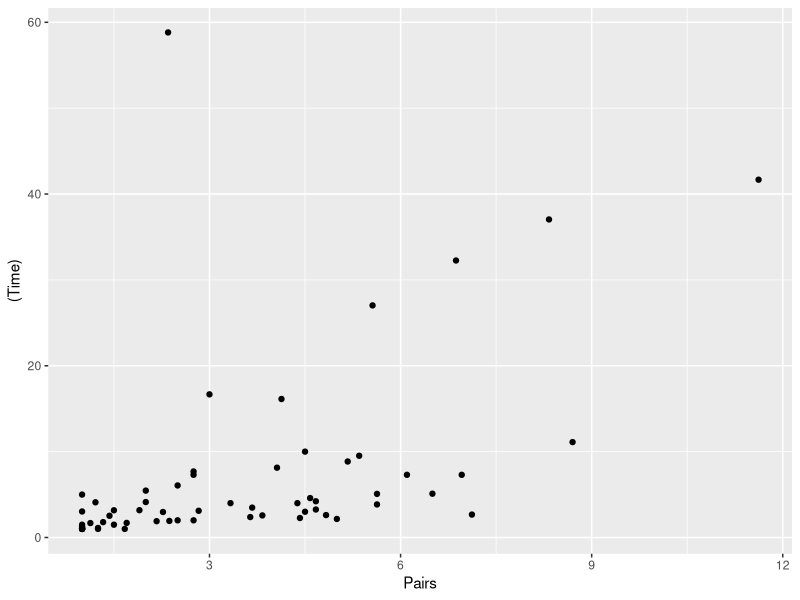
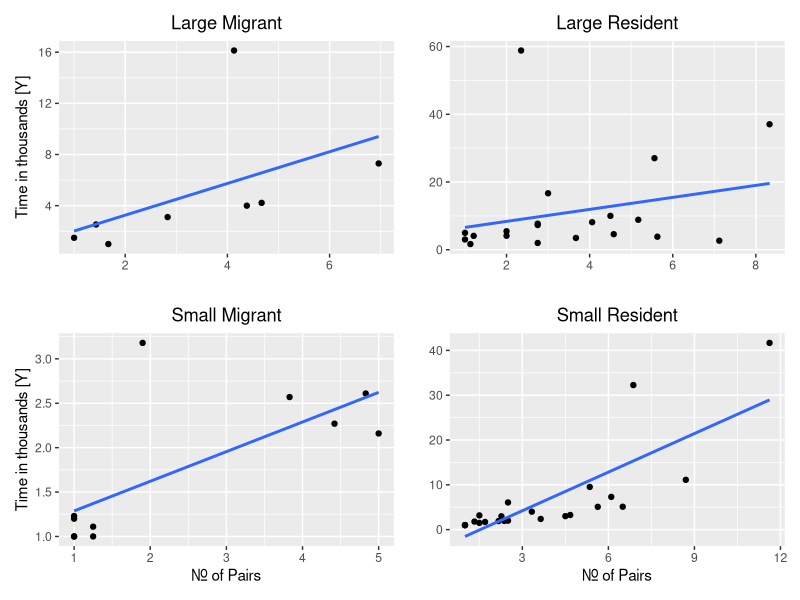
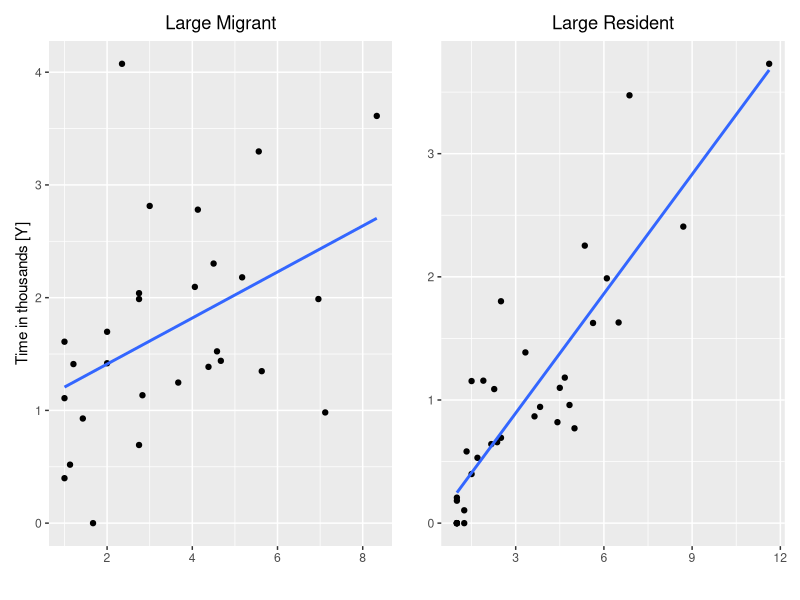
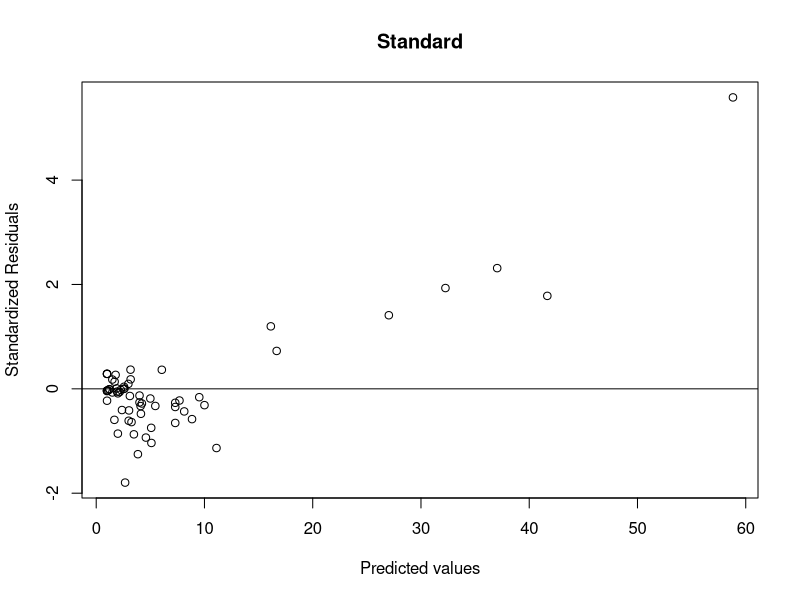
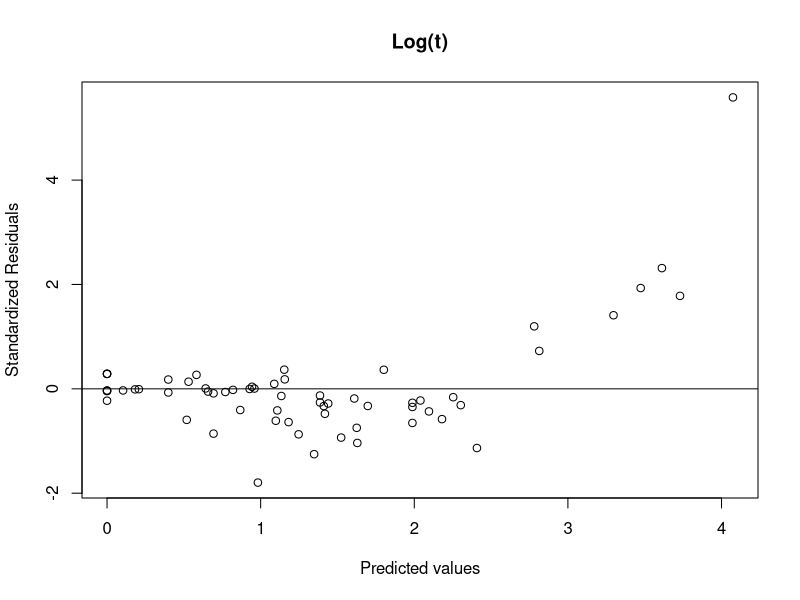
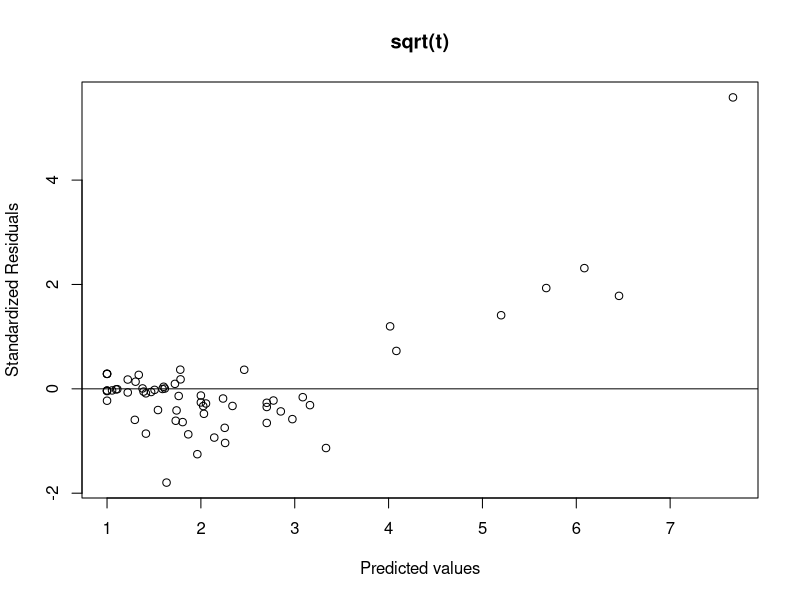
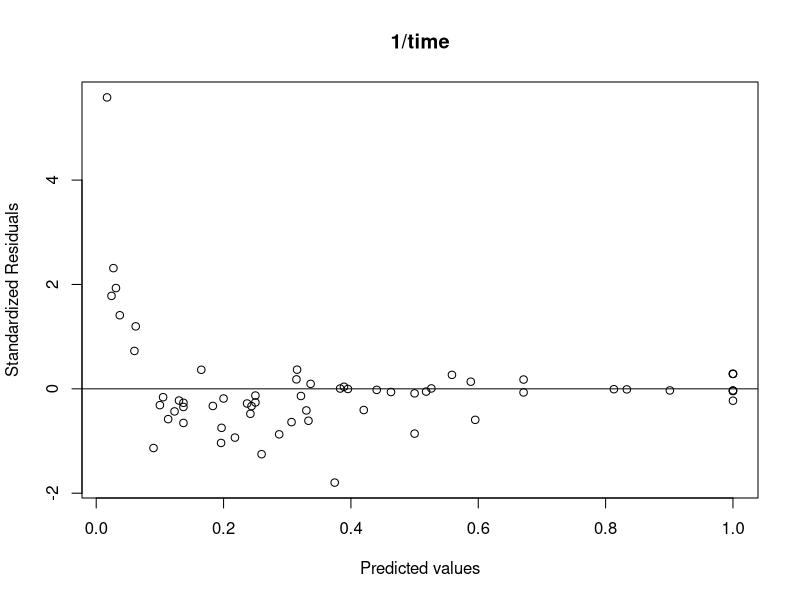
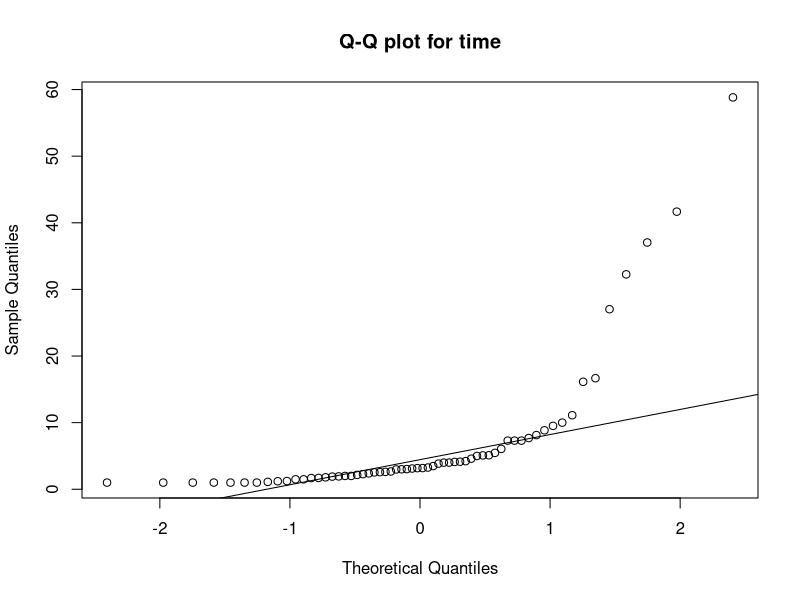

Write R code to recreate these figures, in order.
## ---- chunk 1
knitr::opts_chunk$set(warning = FALSE, message = FALSE) 
## ---- chunk 2
library(tidyverse)
data <- read.csv('Factors Affecting Extinction.csv')
data
## ---- chunk 3



lm_full <- lm(formula = Time ~ Pairs + Size + Status + Pairs*Size + Pairs * Status + Size*Status + Pairs*Size*Status, data)
lm_full.log <- lm(formula = log(Time) ~ Pairs + Size + Status + Pairs*Size + Pairs * Status + Size*Status + Pairs*Size*Status, data)
lm_full.sqrt <- lm(formula = sqrt(Time) ~ Pairs + Size + Status + Pairs*Size + Pairs * Status + Size*Status + Pairs*Size*Status, data)
lm_full.inverse <- lm(formula = 1/Time ~ Pairs + Size + Status + Pairs*Size + Pairs * Status + Size*Status + Pairs*Size*Status, data)

summary(lm_full)
summary(lm_full.log)$r.squared
summary(lm_full.sqrt)$r.squared
summary(lm_full.inverse)$r.squared

## ---- chunk 4
library(patchwork)
L_data <- subset(data, Size == "L")
S_data <- subset(data, Size == "S")
LM <- subset(L_data, Status == "M")
LR <- subset(L_data, Status == "R")
SM <- subset(S_data, Status == "M")
SR <- subset(S_data, Status == "R")
p1 <- ggplot(LM,aes(Pairs, Time)) + geom_point() + ggtitle("Large Migrant") + ylab("Time in thousands [Y]") + xlab("") + theme(plot.title = element_text(hjust = 0.5)) + stat_smooth(method = "lm", level = 0)
p2 <- ggplot(LR,aes(Pairs, Time)) + geom_point() + ggtitle("Large Resident")+ ylab("")  + xlab("") + theme(plot.title = element_text(hjust = 0.5))+ stat_smooth(method = "lm",level = 0)
p3 <- ggplot(SM,aes(Pairs, Time)) + geom_point() + ggtitle("Small Migrant") + ylab("Time in thousands [Y]") + xlab("Nr. of Pairs") + theme(plot.title = element_text(hjust = 0.5)) + stat_smooth(method = "lm",level = 0)
p4 <- ggplot(SR,aes(Pairs, Time)) + geom_point() + ggtitle("Small Resident") + ylab("") + xlab("Nr. of Pairs") + theme(plot.title = element_text(hjust = 0.5)) + stat_smooth(method = "lm",level = 0)

p5 <- ggplot(L_data,aes(Pairs, log(Time))) + geom_point() + ggtitle("Large Migrant") + ylab("Time in thousands [Y]") + xlab("") + theme(plot.title = element_text(hjust = 0.5)) + stat_smooth(method = "lm", level = 0)
p6 <- ggplot(S_data,aes(Pairs, log(Time))) + geom_point() + ggtitle("Large Resident")+ ylab("")  + xlab("") + theme(plot.title = element_text(hjust = 0.5))+ stat_smooth(method = "lm",level = 0)

ggplot(data, aes(Pairs, (Time))) + geom_point()

p1+p2+p3+p4

p5 + p6



## ---- chunk 5

standard_res <- rstandard(lm_full)
final_data <- cbind(data, standard_res)
plot((final_data$Time), standard_res, ylab='Standardized Residuals', xlab='Predicted values', main="Standard") 
abline(0, 0)
plot(log(final_data$Time), standard_res, ylab='Standardized Residuals', xlab='Predicted values', main="Log(t)") 
abline(0, 0)
plot(sqrt(final_data$Time), standard_res, ylab='Standardized Residuals', xlab='Predicted values', main = "sqrt(t)") 
abline(0, 0)
plot(1/(final_data$Time), standard_res, ylab='Standardized Residuals', xlab='Predicted values', main="1/time") 
abline(0, 0)


## ---- chunk 6
qqnorm(data$Time, main="Q-Q plot for time")
qqline(data$Time)
qqnorm(log(data$Time),main="Q-Q plot for log(time)")
qqline(log(data$Time))
qqnorm(sqrt(data$Time),main="Q-Q plot for sqrt(time)")
qqline(sqrt(data$Time))
qqnorm(1/(data$Time),main="Q-Q plot for 1/time")
qqline(1/(data$Time))



## ---- chunk 7
data.out <- subset(data, Time < 50)
lm_full.out <- lm(formula = Time ~ Pairs + Size + Status + Pairs*Size + Pairs * Status + Size*Status + Pairs*Size*Status, data.out)
lm_full.log.out <- lm(formula = log(Time) ~ Pairs + Size + Status + Pairs*Size + Pairs * Status + Size*Status + Pairs*Size*Status, data.out)
lm_full.sqrt.out <- lm(formula = sqrt(Time) ~ Pairs + Size + Status + Pairs*Size + Pairs * Status + Size*Status + Pairs*Size*Status, data.out)
lm_full.inverse.out <- lm(formula = 1/Time ~ Pairs + Size + Status + Pairs*Size + Pairs * Status + Size*Status + Pairs*Size*Status, data.out)

summary(lm_full.out)$r.squared
summary(lm_full.log.out)$r.squared
summary(lm_full.sqrt.out)$r.squared
summary(lm_full.inverse.out)$r.squared


## ---- chunk 8
ggplot(data.out, aes(Pairs, (Time))) + geom_point()
## ---- chunk 9
qqnorm(data.out$Time, main="Q-Q plot for time")
qqline(data.out$Time)
qqnorm(log(data.out$Time),main="Q-Q plot for log(time)")
qqline(log(data.out$Time))
qqnorm(sqrt(data.out$Time),main="Q-Q plot for sqrt(time)")
qqline(sqrt(data.out$Time))
qqnorm(1/(data.out$Time),main="Q-Q plot for 1/time")
qqline(1/(data.out$Time))

## ---- chunk 10
lm_full.out.reduced <- lm(formula = Time ~ Pairs + Size + Pairs*Size, data.out)
lm_full.log.out.reduced <- lm(formula = log(Time) ~ Pairs + Size + Pairs*Size, data.out)
lm_full.sqrt.out.reduced <- lm(formula = sqrt(Time) ~ Pairs + Size + Pairs*Size, data.out)
lm_full.inverse.out.reduced <- lm(formula = 1/Time ~ Pairs + Size + Pairs*Size, data.out)

summary(lm_full.out.reduced)$r.squared
summary(lm_full.log.out.reduced)$r.squared
summary(lm_full.sqrt.out.reduced)$r.squared
summary(lm_full.inverse.out.reduced)$r.squared


## ---- chunk 11
standard_res <- rstandard(lm_full.out.reduced)
final_data <- cbind(data.out, standard_res)
plot((final_data$Time), standard_res, ylab='Standardized Residuals', xlab='Predicted values', main="Standard") 
abline(0, 0)
plot(log(final_data$Time), standard_res, ylab='Standardized Residuals', xlab='Predicted values', main="Log(t)") 
abline(0, 0)
plot(sqrt(final_data$Time), standard_res, ylab='Standardized Residuals', xlab='Predicted values', main = "sqrt(t)") 
abline(0, 0)
plot(1/(final_data$Time), standard_res, ylab='Standardized Residuals', xlab='Predicted values', main="1/time") 
abline(0, 0)

## ---- chunk 12
lm_full <- lm(formula = Time ~ Pairs + Size + Status + Pairs*Size + Pairs * Status + Size*Status + Pairs*Size*Status, data)
lm_full.logpair <- lm(formula = Time ~ log(Pairs) + Size + Status + log(Pairs)*Size + log(Pairs) * Status + Size*Status + log(Pairs)*Size*Status, data)
lm_full.sqrtpair <- lm(formula = Time ~ sqrt(Pairs) + Size + Status + sqrt(Pairs)*Size + sqrt(Pairs) * Status + Size*Status + sqrt(Pairs)*Size*Status, data)
lm_full.inversepair <- lm(formula = Time ~ 1/Pairs + Size + Status + 1/Pairs*Size + 1/Pairs * Status + Size*Status + 1/Pairs*Size*Status, data)

summary(lm_full)$r.squared
summary(lm_full.logpair)$r.squared
summary(lm_full.sqrtpair)$r.squared
summary(lm_full.inversepair)$r.squared
